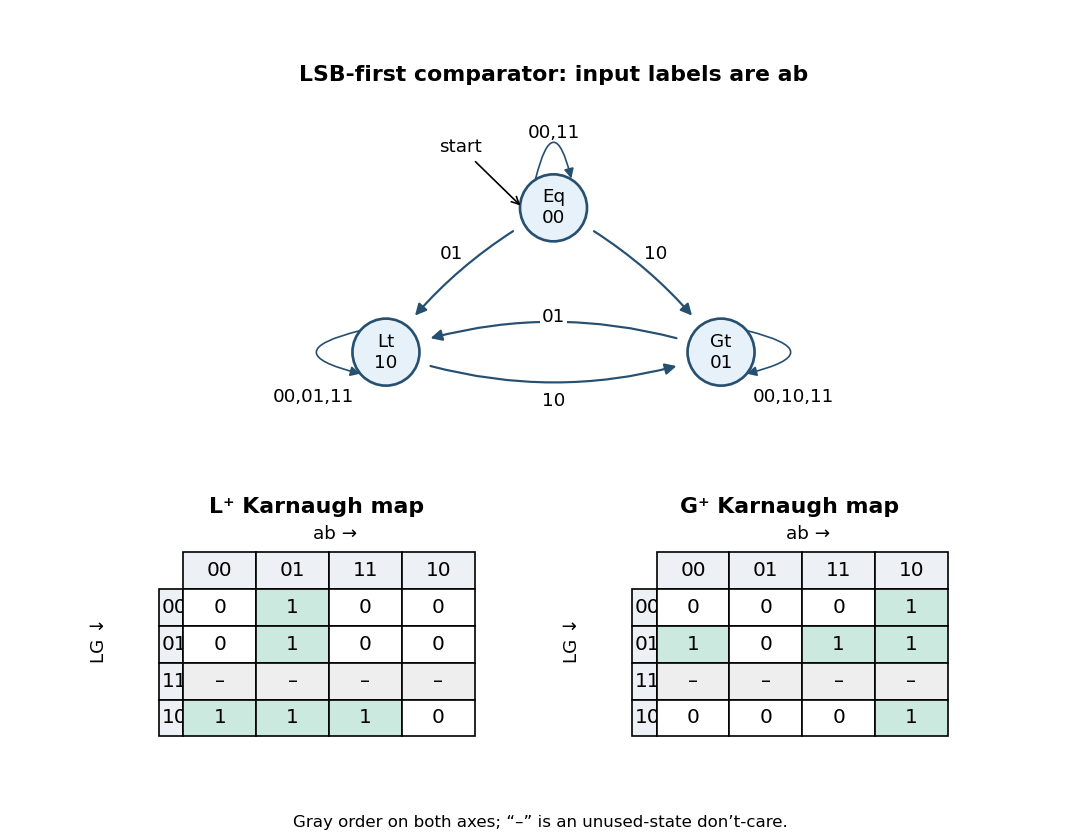

This figure's Python source:
"""Draw the comparator chart and next-state maps; writes PNG in cwd.
Tested with Python 3.14.4, matplotlib 3.10.7 and numpy 2.3.5.
"""
from pathlib import Path
import matplotlib
matplotlib.use('Agg')
import matplotlib.pyplot as plt
from matplotlib.patches import Circle, FancyArrowPatch

plt.rcParams.update({'font.size': 11, 'font.family': 'DejaVu Sans'})
fig = plt.figure(figsize=(9, 7), facecolor='white')
gs = fig.add_gridspec(2, 2, height_ratios=[1.45, 1], hspace=.35, wspace=.3)
ax = fig.add_subplot(gs[0, :]); ax.set(xlim=(-3,3), ylim=(-.8,2.7)); ax.set_aspect('equal'); ax.axis('off')
pos = {'Lt':(-1.8,0), 'Eq':(0,1.55), 'Gt':(1.8,0)}
for s,p in pos.items():
    ax.add_patch(Circle(p,.36,facecolor='#e6f1fa',edgecolor='#264f70',lw=1.6))
    ax.text(*p,s+'\n'+{'Lt':'10','Eq':'00','Gt':'01'}[s],ha='center',va='center')
for s,t,lab,rad,loc in [
    ('Eq','Lt','01',.12,(-1.1,1.05)),
    ('Eq','Gt','10',-.12,(1.1,1.05)),
    ('Lt','Gt','10',.18,(0,-.53)),('Gt','Lt','01',.18,(0,.38))]:
    ax.add_patch(FancyArrowPatch(pos[s],pos[t],shrinkA=28,shrinkB=28,arrowstyle='-|>',mutation_scale=14,connectionstyle=f'arc3,rad={rad}',color='#264f70',lw=1.3))
    ax.text(*loc,lab,ha='center',va='center',bbox={'facecolor':'white','edgecolor':'none','pad':1})
for s,(x,y) in pos.items():
    side=-1 if s=='Lt' else 1
    if s=='Eq':
        p1=(x-.2,y+.28); p2=(x+.2,y+.28); label=(x,y+.8)
    else:
        p1=(x+side*.24,y+.24); p2=(x+side*.24,y-.24);label=(x+side*.78,y-.48)
    ax.add_patch(FancyArrowPatch(p1,p2,connectionstyle='arc3,rad=-2.1' if s=='Eq' else f'arc3,rad={-2.1*side}',arrowstyle='-|>',mutation_scale=12,color='#264f70'))
    ax.text(*label,{'Lt':'00,01,11','Eq':'00,11','Gt':'00,10,11'}[s],ha='center',va='center')
ax.annotate('start',xy=(-.33,1.55),xytext=(-1,2.15),arrowprops={'arrowstyle':'->'},ha='center')
ax.set_title('LSB-first comparator: input labels are ab',pad=12,weight='bold')
for i,(name,rows) in enumerate([('L⁺',['0100','0100','----','1110']),('G⁺',['0001','1011','----','0001'])]):
    a=fig.add_subplot(gs[1,i]);a.axis('off')
    tab=a.table(cellText=[list(r.replace('-','–')) for r in rows],rowLabels=['00','01','11','10'],colLabels=['00','01','11','10'],cellLoc='center',loc='center',bbox=[.15,.05,.8,.82])
    tab.auto_set_font_size(False);tab.set_fontsize(12)
    for (r,c),cell in tab.get_celld().items():
        if r==0 or c==-1:cell.set_facecolor('#edf0f4')
        elif rows[r-1][c]=='1':cell.set_facecolor('#cce9df')
        elif rows[r-1][c]=='-':cell.set_facecolor('#eeeeee')
    a.set_title(f'{name} Karnaugh map',weight='bold');a.text(.55,.93,'ab →',transform=a.transAxes,ha='center');a.text(-.10,.48,'LG ↓',transform=a.transAxes,va='center',ha='center',rotation=90)
fig.text(.5,.015,'Gray order on both axes; “–” is an unused-state don’t-care.',ha='center',fontsize=10)
fig.savefig(Path.cwd()/'computing-prelims-2003-comparator.png',dpi=120,facecolor='white',metadata={'Software':'computing-prelims-2003-comparator.py'})
plt.close(fig)
